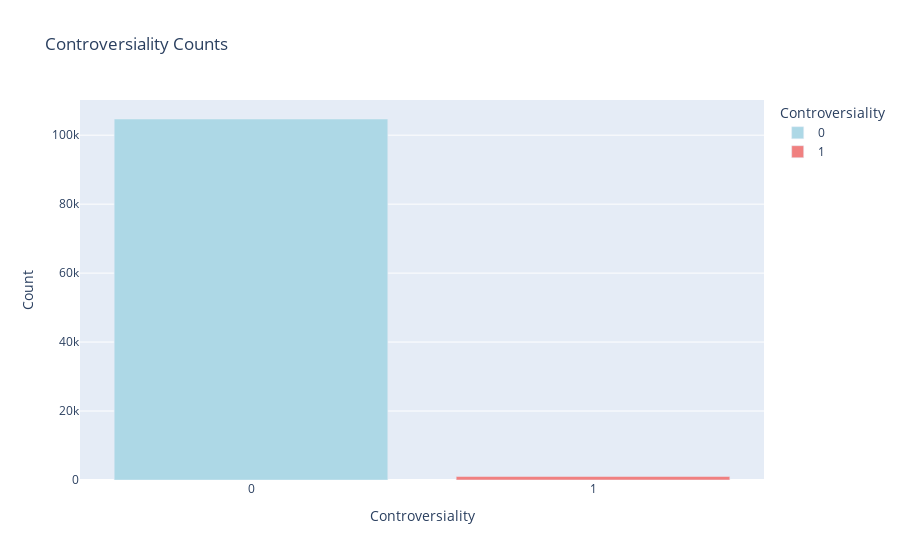

Notebook code for this chart:
### Code cell
# Save the plot as an HTML file
fig.write_html("/root/fall-2023-reddit-project-team-33/data/plots/EDA_contro.html")

# Show the plot
fig.show()

### Figure 1 — Plotly figure (JSON) as saved in the notebook; plotly's stock layout.template omitted (floating-point values rounded to 4 significant figures)
{"data": [{"alignmentgroup": "True", "hovertemplate": "Controversiality=%{x}<br>Count=%{y}<extra></extra>", "legendgroup": "0", "marker": {"color": "lightblue", "pattern": {"shape": ""}}, "name": "0", "offsetgroup": "0", "orientation": "v", "showlegend": true, "textposition": "auto", "type": "bar", "x": ["0"], "xaxis": "x", "y": [104693], "yaxis": "y"}, {"alignmentgroup": "True", "hovertemplate": "Controversiality=%{x}<br>Count=%{y}<extra></extra>", "legendgroup": "1", "marker": {"color": "lightcoral", "pattern": {"shape": ""}}, "name": "1", "offsetgroup": "1", "orientation": "v", "showlegend": true, "textposition": "auto", "type": "bar", "x": ["1"], "xaxis": "x", "y": [1023], "yaxis": "y"}], "layout": {"autosize": true, "barmode": "relative", "legend": {"title": {"text": "Controversiality"}, "tracegroupgap": 0}, "title": {"text": "Controversiality Counts"}, "xaxis": {"anchor": "y", "autorange": true, "categoryarray": ["0", "1"], "categoryorder": "array", "domain": [0, 1], "range": [-0.5, 1.5], "title": {"text": "Controversiality"}, "type": "category"}, "yaxis": {"anchor": "x", "autorange": true, "domain": [0, 1], "range": [0, 110200.0], "title": {"text": "Count"}, "type": "linear"}}}
